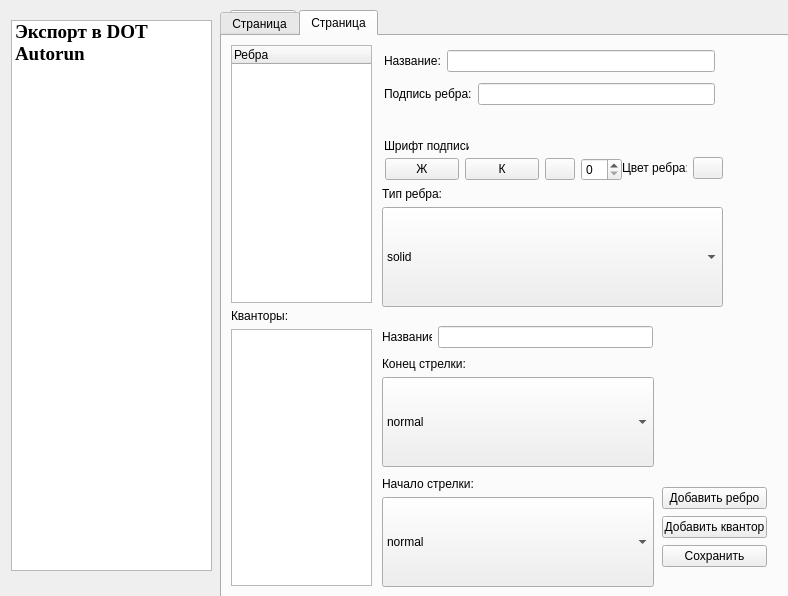
<?xml version="1.0" encoding="UTF-8"?>
<ui version="4.0">
 <class>SettingsForm</class>
 <widget class="QDialog" name="SettingsForm">
  <property name="geometry">
   <rect>
    <x>0</x>
    <y>0</y>
    <width>788</width>
    <height>596</height>
   </rect>
  </property>
  <property name="minimumSize">
   <size>
    <width>700</width>
    <height>510</height>
   </size>
  </property>
  <property name="maximumSize">
   <size>
    <width>834</width>
    <height>800</height>
   </size>
  </property>
  <property name="windowTitle">
   <string>Dialog</string>
  </property>
  <widget class="QListWidget" name="listWidget">
   <property name="geometry">
    <rect>
     <x>11</x>
     <y>20</y>
     <width>201</width>
     <height>551</height>
    </rect>
   </property>
   <item>
    <property name="text">
     <string>Экспорт в DOT</string>
    </property>
    <property name="font">
     <font>
      <family>Times New Roman</family>
      <pointsize>14</pointsize>
      <weight>75</weight>
      <bold>true</bold>
     </font>
    </property>
   </item>
   <item>
    <property name="text">
     <string>Autorun</string>
    </property>
    <property name="font">
     <font>
      <family>Times New Roman</family>
      <pointsize>14</pointsize>
      <weight>75</weight>
      <bold>true</bold>
     </font>
    </property>
   </item>
  </widget>
  <widget class="QTabWidget" name="tabWidget">
   <property name="geometry">
    <rect>
     <x>220</x>
     <y>10</y>
     <width>650</width>
     <height>650</height>
    </rect>
   </property>
   <property name="maximumSize">
    <size>
     <width>16777215</width>
     <height>650</height>
    </size>
   </property>
   <property name="currentIndex">
    <number>1</number>
   </property>
   <widget class="QWidget" name="tab_3">
    <attribute name="title">
     <string>Страница</string>
    </attribute>
    <widget class="QTreeWidget" name="uzeltree">
     <property name="geometry">
      <rect>
       <x>9</x>
       <y>9</y>
       <width>171</width>
       <height>431</height>
      </rect>
     </property>
     <column>
      <property name="text">
       <string notr="true">Тип узлов</string>
      </property>
     </column>
    </widget>
    <widget class="QWidget" name="layoutWidget">
     <property name="geometry">
      <rect>
       <x>190</x>
       <y>10</y>
       <width>321</width>
       <height>41</height>
      </rect>
     </property>
     <layout class="QGridLayout" name="gridLayout">
      <item row="0" column="0">
       <widget class="QLabel" name="label_5">
        <property name="text">
         <string>Наименование:</string>
        </property>
       </widget>
      </item>
      <item row="1" column="0">
       <widget class="QLineEdit" name="lineEdit"/>
      </item>
     </layout>
    </widget>
    <widget class="QWidget" name="layoutWidget">
     <property name="geometry">
      <rect>
       <x>190</x>
       <y>60</y>
       <width>101</width>
       <height>41</height>
      </rect>
     </property>
     <layout class="QGridLayout" name="gridLayout_5">
      <item row="0" column="0">
       <widget class="QLabel" name="label">
        <property name="text">
         <string>Цвет рамки:</string>
        </property>
       </widget>
      </item>
      <item row="0" column="1">
       <widget class="QPushButton" name="line_color">
        <property name="maximumSize">
         <size>
          <width>30</width>
          <height>16777215</height>
         </size>
        </property>
        <property name="text">
         <string/>
        </property>
       </widget>
      </item>
     </layout>
    </widget>
    <widget class="QWidget" name="layoutWidget">
     <property name="geometry">
      <rect>
       <x>300</x>
       <y>60</y>
       <width>97</width>
       <height>41</height>
      </rect>
     </property>
     <layout class="QGridLayout" name="gridLayout_6">
      <item row="0" column="0">
       <widget class="QLabel" name="label_4">
        <property name="text">
         <string>Цвет фона:</string>
        </property>
       </widget>
      </item>
      <item row="0" column="1">
       <widget class="QPushButton" name="back_color">
        <property name="maximumSize">
         <size>
          <width>30</width>
          <height>16777215</height>
         </size>
        </property>
        <property name="text">
         <string/>
        </property>
       </widget>
      </item>
     </layout>
    </widget>
    <widget class="QWidget" name="layoutWidget">
     <property name="geometry">
      <rect>
       <x>190</x>
       <y>110</y>
       <width>366</width>
       <height>221</height>
      </rect>
     </property>
     <layout class="QGridLayout" name="gridLayout_7">
      <item row="0" column="0">
       <widget class="QLabel" name="label_2">
        <property name="text">
         <string>Представление:</string>
        </property>
       </widget>
      </item>
      <item row="1" column="0">
       <widget class="QComboBox" name="figurebox">
        <property name="maximumSize">
         <size>
          <width>405</width>
          <height>200</height>
         </size>
        </property>
        <property name="styleSheet">
         <string notr="true"/>
        </property>
        <property name="maxVisibleItems">
         <number>5</number>
        </property>
        <property name="iconSize">
         <size>
          <width>270</width>
          <height>500</height>
         </size>
        </property>
        <property name="frame">
         <bool>true</bool>
        </property>
        <property name="modelColumn">
         <number>0</number>
        </property>
        <item>
         <property name="text">
          <string>triangle</string>
         </property>
         <property name="icon">
          <iconset resource="vz.qrc">
           <normaloff>:/Images/images/triangle_uzel.PNG</normaloff>:/Images/images/triangle_uzel.PNG</iconset>
         </property>
        </item>
        <item>
         <property name="text">
          <string>parallelogram</string>
         </property>
         <property name="icon">
          <iconset resource="vz.qrc">
           <normaloff>:/Images/images/parallelogram_uzel.PNG</normaloff>:/Images/images/parallelogram_uzel.PNG</iconset>
         </property>
        </item>
        <item>
         <property name="text">
          <string>folder</string>
         </property>
         <property name="icon">
          <iconset resource="vz.qrc">
           <normaloff>:/Images/images/folder_uzel.PNG</normaloff>:/Images/images/folder_uzel.PNG</iconset>
         </property>
        </item>
        <item>
         <property name="text">
          <string>ellipse</string>
         </property>
         <property name="icon">
          <iconset resource="vz.qrc">
           <normaloff>:/Images/images/elipse_uzel.PNG</normaloff>:/Images/images/elipse_uzel.PNG</iconset>
         </property>
        </item>
        <item>
         <property name="text">
          <string>circle</string>
         </property>
         <property name="icon">
          <iconset resource="vz.qrc">
           <normaloff>:/Images/images/circle_uzel.PNG</normaloff>:/Images/images/circle_uzel.PNG</iconset>
         </property>
        </item>
        <item>
         <property name="text">
          <string>egg</string>
         </property>
         <property name="icon">
          <iconset resource="vz.qrc">
           <normaloff>:/Images/images/egg_uzel.PNG</normaloff>:/Images/images/egg_uzel.PNG</iconset>
         </property>
        </item>
        <item>
         <property name="text">
          <string>house</string>
         </property>
         <property name="icon">
          <iconset resource="vz.qrc">
           <normaloff>:/Images/images/house_uzel.PNG</normaloff>:/Images/images/house_uzel.PNG</iconset>
         </property>
        </item>
        <item>
         <property name="text">
          <string>plaintext</string>
         </property>
         <property name="icon">
          <iconset resource="vz.qrc">
           <normaloff>:/Images/images/plaintext_uzel.PNG</normaloff>:/Images/images/plaintext_uzel.PNG</iconset>
         </property>
        </item>
        <item>
         <property name="text">
          <string>octagon</string>
         </property>
         <property name="icon">
          <iconset resource="vz.qrc">
           <normaloff>:/Images/images/octagon_uzel.PNG</normaloff>:/Images/images/octagon_uzel.PNG</iconset>
         </property>
        </item>
        <item>
         <property name="text">
          <string>Msquare</string>
         </property>
         <property name="icon">
          <iconset resource="vz.qrc">
           <normaloff>:/Images/images/msquare_uzel.PNG</normaloff>:/Images/images/msquare_uzel.PNG</iconset>
         </property>
        </item>
        <item>
         <property name="text">
          <string>polygon</string>
         </property>
         <property name="icon">
          <iconset resource="vz.qrc">
           <normaloff>:/Images/images/polygon_uzel.PNG</normaloff>:/Images/images/polygon_uzel.PNG</iconset>
         </property>
        </item>
        <item>
         <property name="text">
          <string>note</string>
         </property>
         <property name="icon">
          <iconset resource="vz.qrc">
           <normaloff>:/Images/images/note_uzel.PNG</normaloff>:/Images/images/note_uzel.PNG</iconset>
         </property>
        </item>
        <item>
         <property name="text">
          <string/>
         </property>
        </item>
       </widget>
      </item>
     </layout>
    </widget>
    <widget class="QWidget" name="layoutWidget">
     <property name="geometry">
      <rect>
       <x>190</x>
       <y>340</y>
       <width>237</width>
       <height>44</height>
      </rect>
     </property>
     <layout class="QGridLayout" name="gridLayout_8">
      <item row="1" column="0">
       <widget class="QPushButton" name="boldfont">
        <property name="styleSheet">
         <string notr="true">font: bold 8pt &quot;MS Shell Dlg 2&quot;;</string>
        </property>
        <property name="text">
         <string>Ж</string>
        </property>
        <property name="checkable">
         <bool>true</bool>
        </property>
       </widget>
      </item>
      <item row="0" column="0">
       <widget class="QLabel" name="label_3">
        <property name="text">
         <string>Шрифт:</string>
        </property>
       </widget>
      </item>
      <item row="1" column="2">
       <widget class="QSpinBox" name="textcont"/>
      </item>
      <item row="1" column="1">
       <widget class="QPushButton" name="italicfont">
        <property name="styleSheet">
         <string notr="true">font: italic 8pt &quot;MS Shell Dlg 2&quot;;</string>
        </property>
        <property name="text">
         <string>К</string>
        </property>
        <property name="checkable">
         <bool>true</bool>
        </property>
       </widget>
      </item>
      <item row="1" column="3">
       <widget class="QPushButton" name="nodetext_color">
        <property name="maximumSize">
         <size>
          <width>30</width>
          <height>16777215</height>
         </size>
        </property>
        <property name="text">
         <string/>
        </property>
       </widget>
      </item>
     </layout>
    </widget>
    <widget class="QWidget" name="layoutWidget">
     <property name="geometry">
      <rect>
       <x>190</x>
       <y>390</y>
       <width>261</width>
       <height>54</height>
      </rect>
     </property>
     <layout class="QGridLayout" name="gridLayout_9">
      <item row="2" column="0">
       <widget class="QPushButton" name="pushButton">
        <property name="text">
         <string>Добавить узел</string>
        </property>
       </widget>
      </item>
      <item row="2" column="1">
       <widget class="QPushButton" name="SaveButton">
        <property name="text">
         <string>Сохранить</string>
        </property>
       </widget>
      </item>
     </layout>
    </widget>
   </widget>
   <widget class="QWidget" name="tab">
    <attribute name="title">
     <string>Страница</string>
    </attribute>
    <widget class="QLabel" name="label_11">
     <property name="geometry">
      <rect>
       <x>162</x>
       <y>102</y>
       <width>85</width>
       <height>16</height>
      </rect>
     </property>
     <property name="text">
      <string>Шрифт подписи:</string>
     </property>
    </widget>
    <widget class="QWidget" name="layoutWidget">
     <property name="geometry">
      <rect>
       <x>162</x>
       <y>9</y>
       <width>331</width>
       <height>67</height>
      </rect>
     </property>
     <layout class="QGridLayout" name="gridLayout_2">
      <item row="1" column="0" colspan="2">
       <widget class="QLabel" name="label_10">
        <property name="text">
         <string>Подпись ребра:</string>
        </property>
       </widget>
      </item>
      <item row="0" column="1" colspan="2">
       <widget class="QLineEdit" name="edgename"/>
      </item>
      <item row="1" column="2">
       <widget class="QLineEdit" name="edgetext"/>
      </item>
      <item row="0" column="0">
       <widget class="QLabel" name="label_7">
        <property name="text">
         <string>Название:</string>
        </property>
       </widget>
      </item>
     </layout>
    </widget>
    <widget class="QWidget" name="layoutWidget">
     <property name="geometry">
      <rect>
       <x>163</x>
       <y>121</y>
       <width>237</width>
       <height>25</height>
      </rect>
     </property>
     <layout class="QGridLayout" name="gridLayout_3">
      <item row="0" column="0">
       <widget class="QPushButton" name="boldfont_2">
        <property name="styleSheet">
         <string notr="true">font: bold 8pt &quot;MS Shell Dlg 2&quot;;</string>
        </property>
        <property name="text">
         <string>Ж</string>
        </property>
        <property name="checkable">
         <bool>true</bool>
        </property>
       </widget>
      </item>
      <item row="0" column="1">
       <widget class="QPushButton" name="italicfont_2">
        <property name="styleSheet">
         <string notr="true">font: italic 8pt &quot;MS Shell Dlg 2&quot;;</string>
        </property>
        <property name="text">
         <string>К</string>
        </property>
        <property name="checkable">
         <bool>true</bool>
        </property>
       </widget>
      </item>
      <item row="0" column="2">
       <widget class="QPushButton" name="font_color">
        <property name="maximumSize">
         <size>
          <width>30</width>
          <height>16777215</height>
         </size>
        </property>
        <property name="text">
         <string/>
        </property>
       </widget>
      </item>
      <item row="0" column="3">
       <widget class="QSpinBox" name="textcont_2"/>
      </item>
     </layout>
    </widget>
    <widget class="QWidget" name="layoutWidget">
     <property name="geometry">
      <rect>
       <x>400</x>
       <y>120</y>
       <width>101</width>
       <height>25</height>
      </rect>
     </property>
     <layout class="QGridLayout" name="gridLayout_4">
      <item row="0" column="0">
       <widget class="QLabel" name="label_8">
        <property name="text">
         <string>Цвет ребра:</string>
        </property>
       </widget>
      </item>
      <item row="0" column="1">
       <widget class="QPushButton" name="edge_color">
        <property name="maximumSize">
         <size>
          <width>30</width>
          <height>16777215</height>
         </size>
        </property>
        <property name="text">
         <string/>
        </property>
       </widget>
      </item>
     </layout>
    </widget>
    <widget class="QWidget" name="layoutWidget">
     <property name="geometry">
      <rect>
       <x>160</x>
       <y>320</y>
       <width>272</width>
       <height>111</height>
      </rect>
     </property>
     <layout class="QGridLayout" name="gridLayout_11">
      <item row="0" column="0">
       <widget class="QLabel" name="label_12">
        <property name="text">
         <string>Конец стрелки:</string>
        </property>
       </widget>
      </item>
      <item row="1" column="0">
       <widget class="QComboBox" name="comboBox">
        <property name="minimumSize">
         <size>
          <width>100</width>
          <height>90</height>
         </size>
        </property>
        <property name="maxVisibleItems">
         <number>5</number>
        </property>
        <property name="iconSize">
         <size>
          <width>200</width>
          <height>200</height>
         </size>
        </property>
        <item>
         <property name="text">
          <string>normal</string>
         </property>
         <property name="icon">
          <iconset resource="vz.qrc">
           <normaloff>:/Images/images/edge/normal.PNG</normaloff>:/Images/images/edge/normal.PNG</iconset>
         </property>
        </item>
        <item>
         <property name="text">
          <string>box</string>
         </property>
         <property name="icon">
          <iconset resource="vz.qrc">
           <normaloff>:/Images/images/edge/box.PNG</normaloff>:/Images/images/edge/box.PNG</iconset>
         </property>
        </item>
        <item>
         <property name="text">
          <string>crow</string>
         </property>
         <property name="icon">
          <iconset resource="vz.qrc">
           <normaloff>:/Images/images/edge/crow.PNG</normaloff>:/Images/images/edge/crow.PNG</iconset>
         </property>
        </item>
        <item>
         <property name="text">
          <string>tee</string>
         </property>
         <property name="icon">
          <iconset resource="vz.qrc">
           <normaloff>:/Images/images/edge/tee.PNG</normaloff>:/Images/images/edge/tee.PNG</iconset>
         </property>
        </item>
        <item>
         <property name="text">
          <string>vee</string>
         </property>
         <property name="icon">
          <iconset resource="vz.qrc">
           <normaloff>:/Images/images/edge/vee.PNG</normaloff>:/Images/images/edge/vee.PNG</iconset>
         </property>
        </item>
        <item>
         <property name="text">
          <string>halfopen</string>
         </property>
         <property name="icon">
          <iconset resource="vz.qrc">
           <normaloff>:/images/edge/halfopen.PNG</normaloff>:/images/edge/halfopen.PNG</iconset>
         </property>
        </item>
        <item>
         <property name="text">
          <string>odiamond</string>
         </property>
         <property name="icon">
          <iconset resource="vz.qrc">
           <normaloff>:/images/edge/odiamond.PNG</normaloff>:/images/edge/odiamond.PNG</iconset>
         </property>
        </item>
        <item>
         <property name="text">
          <string>ediamond</string>
         </property>
         <property name="icon">
          <iconset resource="vz.qrc">
           <normaloff>:/images/edge/ediamond.PNG</normaloff>:/images/edge/ediamond.PNG</iconset>
         </property>
        </item>
        <item>
         <property name="text">
          <string>invempty</string>
         </property>
         <property name="icon">
          <iconset resource="vz.qrc">
           <normaloff>:/images/edge/invempty.PNG</normaloff>:/images/edge/invempty.PNG</iconset>
         </property>
        </item>
        <item>
         <property name="text">
          <string>obox</string>
         </property>
         <property name="icon">
          <iconset resource="vz.qrc">
           <normaloff>:/images/edge/obox.PNG</normaloff>:/images/edge/obox.PNG</iconset>
         </property>
        </item>
        <item>
         <property name="text">
          <string>invodot</string>
         </property>
         <property name="icon">
          <iconset resource="vz.qrc">
           <normaloff>:/images/edge/invodot.PNG</normaloff>:/images/edge/invodot.PNG</iconset>
         </property>
        </item>
        <item>
         <property name="text">
          <string>inv</string>
         </property>
         <property name="icon">
          <iconset resource="vz.qrc">
           <normaloff>:/images/edge/inv.PNG</normaloff>:/images/edge/inv.PNG</iconset>
         </property>
        </item>
        <item>
         <property name="text">
          <string>none</string>
         </property>
         <property name="icon">
          <iconset resource="vz.qrc">
           <normaloff>:/images/edge/none.PNG</normaloff>:/images/edge/none.PNG</iconset>
         </property>
        </item>
        <item>
         <property name="text">
          <string>dot</string>
         </property>
         <property name="icon">
          <iconset resource="vz.qrc">
           <normaloff>:/Images/images/edge/dot.PNG</normaloff>:/Images/images/edge/dot.PNG</iconset>
         </property>
        </item>
        <item>
         <property name="text">
          <string>diamond</string>
         </property>
         <property name="icon">
          <iconset resource="vz.qrc">
           <normaloff>:/Images/images/edge/diamond.PNG</normaloff>:/Images/images/edge/diamond.PNG</iconset>
         </property>
        </item>
       </widget>
      </item>
     </layout>
    </widget>
    <widget class="QWidget" name="layoutWidget">
     <property name="geometry">
      <rect>
       <x>160</x>
       <y>440</y>
       <width>272</width>
       <height>111</height>
      </rect>
     </property>
     <layout class="QGridLayout" name="gridLayout_12">
      <item row="0" column="0">
       <widget class="QLabel" name="label_15">
        <property name="text">
         <string>Начало стрелки:</string>
        </property>
       </widget>
      </item>
      <item row="1" column="0">
       <widget class="QComboBox" name="start_arrow_box">
        <property name="minimumSize">
         <size>
          <width>100</width>
          <height>90</height>
         </size>
        </property>
        <property name="maxVisibleItems">
         <number>5</number>
        </property>
        <property name="iconSize">
         <size>
          <width>200</width>
          <height>200</height>
         </size>
        </property>
        <item>
         <property name="text">
          <string>normal</string>
         </property>
         <property name="icon">
          <iconset resource="vz.qrc">
           <normaloff>:/Images/images/edge/normal.PNG</normaloff>:/Images/images/edge/normal.PNG</iconset>
         </property>
        </item>
        <item>
         <property name="text">
          <string>box</string>
         </property>
         <property name="icon">
          <iconset resource="vz.qrc">
           <normaloff>:/Images/images/edge/box.PNG</normaloff>:/Images/images/edge/box.PNG</iconset>
         </property>
        </item>
        <item>
         <property name="text">
          <string>crow</string>
         </property>
         <property name="icon">
          <iconset resource="vz.qrc">
           <normaloff>:/Images/images/edge/crow.PNG</normaloff>:/Images/images/edge/crow.PNG</iconset>
         </property>
        </item>
        <item>
         <property name="text">
          <string>tee</string>
         </property>
         <property name="icon">
          <iconset resource="vz.qrc">
           <normaloff>:/Images/images/edge/tee.PNG</normaloff>:/Images/images/edge/tee.PNG</iconset>
         </property>
        </item>
        <item>
         <property name="text">
          <string>vee</string>
         </property>
         <property name="icon">
          <iconset resource="vz.qrc">
           <normaloff>:/Images/images/edge/vee.PNG</normaloff>:/Images/images/edge/vee.PNG</iconset>
         </property>
        </item>
        <item>
         <property name="text">
          <string>halfopen</string>
         </property>
         <property name="icon">
          <iconset resource="vz.qrc">
           <normaloff>:/images/edge/halfopen.PNG</normaloff>:/images/edge/halfopen.PNG</iconset>
         </property>
        </item>
        <item>
         <property name="text">
          <string>odiamond</string>
         </property>
         <property name="icon">
          <iconset resource="vz.qrc">
           <normaloff>:/images/edge/odiamond.PNG</normaloff>:/images/edge/odiamond.PNG</iconset>
         </property>
        </item>
        <item>
         <property name="text">
          <string>ediamond</string>
         </property>
         <property name="icon">
          <iconset resource="vz.qrc">
           <normaloff>:/images/edge/ediamond.PNG</normaloff>:/images/edge/ediamond.PNG</iconset>
         </property>
        </item>
        <item>
         <property name="text">
          <string>invempty</string>
         </property>
         <property name="icon">
          <iconset resource="vz.qrc">
           <normaloff>:/images/edge/invempty.PNG</normaloff>:/images/edge/invempty.PNG</iconset>
         </property>
        </item>
        <item>
         <property name="text">
          <string>obox</string>
         </property>
         <property name="icon">
          <iconset resource="vz.qrc">
           <normaloff>:/images/edge/obox.PNG</normaloff>:/images/edge/obox.PNG</iconset>
         </property>
        </item>
        <item>
         <property name="text">
          <string>invodot</string>
         </property>
         <property name="icon">
          <iconset resource="vz.qrc">
           <normaloff>:/images/edge/invodot.PNG</normaloff>:/images/edge/invodot.PNG</iconset>
         </property>
        </item>
        <item>
         <property name="text">
          <string>inv</string>
         </property>
         <property name="icon">
          <iconset resource="vz.qrc">
           <normaloff>:/images/edge/inv.PNG</normaloff>:/images/edge/inv.PNG</iconset>
         </property>
        </item>
        <item>
         <property name="text">
          <string>none</string>
         </property>
         <property name="icon">
          <iconset resource="vz.qrc">
           <normaloff>:/images/edge/none.PNG</normaloff>:/images/edge/none.PNG</iconset>
         </property>
        </item>
        <item>
         <property name="text">
          <string>dot</string>
         </property>
         <property name="icon">
          <iconset resource="vz.qrc">
           <normaloff>:/Images/images/edge/dot.PNG</normaloff>:/Images/images/edge/dot.PNG</iconset>
         </property>
        </item>
        <item>
         <property name="text">
          <string>diamond</string>
         </property>
         <property name="icon">
          <iconset resource="vz.qrc">
           <normaloff>:/Images/images/edge/diamond.PNG</normaloff>:/Images/images/edge/diamond.PNG</iconset>
         </property>
        </item>
       </widget>
      </item>
     </layout>
    </widget>
    <widget class="QWidget" name="layoutWidget">
     <property name="geometry">
      <rect>
       <x>440</x>
       <y>450</y>
       <width>105</width>
       <height>83</height>
      </rect>
     </property>
     <layout class="QGridLayout" name="gridLayout_13">
      <item row="0" column="0">
       <widget class="QPushButton" name="pushButton_2">
        <property name="text">
         <string>Добавить ребро</string>
        </property>
       </widget>
      </item>
      <item row="1" column="0">
       <widget class="QPushButton" name="Add_quant">
        <property name="text">
         <string>Добавить квантор</string>
        </property>
       </widget>
      </item>
      <item row="2" column="0">
       <widget class="QPushButton" name="pushButton_3">
        <property name="text">
         <string>Сохранить</string>
        </property>
       </widget>
      </item>
     </layout>
    </widget>
    <widget class="QWidget" name="layoutWidget">
     <property name="geometry">
      <rect>
       <x>160</x>
       <y>290</y>
       <width>271</width>
       <height>22</height>
      </rect>
     </property>
     <layout class="QGridLayout" name="gridLayout_14">
      <item row="0" column="0">
       <widget class="QLabel" name="label_14">
        <property name="maximumSize">
         <size>
          <width>50</width>
          <height>16777215</height>
         </size>
        </property>
        <property name="text">
         <string>Название:</string>
        </property>
       </widget>
      </item>
      <item row="0" column="1">
       <widget class="QLineEdit" name="quant_name"/>
      </item>
     </layout>
    </widget>
    <widget class="QWidget" name="layoutWidget">
     <property name="geometry">
      <rect>
       <x>160</x>
       <y>150</y>
       <width>341</width>
       <height>121</height>
      </rect>
     </property>
     <layout class="QGridLayout" name="gridLayout_15">
      <item row="0" column="0">
       <widget class="QLabel" name="label_9">
        <property name="text">
         <string>Тип ребра:</string>
        </property>
       </widget>
      </item>
      <item row="1" column="0">
       <widget class="QComboBox" name="edgetype">
        <property name="minimumSize">
         <size>
          <width>100</width>
          <height>100</height>
         </size>
        </property>
        <property name="maxVisibleItems">
         <number>4</number>
        </property>
        <property name="iconSize">
         <size>
          <width>270</width>
          <height>500</height>
         </size>
        </property>
        <item>
         <property name="text">
          <string>solid</string>
         </property>
         <property name="icon">
          <iconset resource="vz.qrc">
           <normaloff>:/Images/images/edge/solid.PNG</normaloff>:/Images/images/edge/solid.PNG</iconset>
         </property>
        </item>
        <item>
         <property name="text">
          <string>dotted</string>
         </property>
         <property name="icon">
          <iconset resource="vz.qrc">
           <normaloff>:/Images/images/edge/dotted.PNG</normaloff>:/Images/images/edge/dotted.PNG</iconset>
         </property>
        </item>
        <item>
         <property name="text">
          <string>bold</string>
         </property>
         <property name="icon">
          <iconset resource="vz.qrc">
           <normaloff>:/Images/images/edge/bold.PNG</normaloff>:/Images/images/edge/bold.PNG</iconset>
         </property>
        </item>
        <item>
         <property name="text">
          <string>dashed</string>
         </property>
         <property name="icon">
          <iconset resource="vz.qrc">
           <normaloff>:/Images/images/edge/dashed.PNG</normaloff>:/Images/images/edge/dashed.PNG</iconset>
         </property>
        </item>
        <item>
         <property name="text">
          <string/>
         </property>
        </item>
       </widget>
      </item>
     </layout>
    </widget>
    <widget class="QWidget" name="layoutWidget">
     <property name="geometry">
      <rect>
       <x>9</x>
       <y>9</y>
       <width>141</width>
       <height>541</height>
      </rect>
     </property>
     <layout class="QGridLayout" name="gridLayout_10">
      <item row="0" column="0">
       <widget class="QTreeWidget" name="edgestree">
        <column>
         <property name="text">
          <string>Ребра</string>
         </property>
        </column>
       </widget>
      </item>
      <item row="1" column="0">
       <widget class="QLabel" name="label_13">
        <property name="text">
         <string>Кванторы:</string>
        </property>
       </widget>
      </item>
      <item row="2" column="0">
       <widget class="QListWidget" name="quant_list"/>
      </item>
     </layout>
    </widget>
    <zorder>layoutWidget</zorder>
    <zorder>layoutWidget</zorder>
    <zorder>layoutWidget</zorder>
    <zorder>layoutWidget</zorder>
    <zorder>layoutWidget</zorder>
    <zorder>layoutWidget</zorder>
    <zorder>layoutWidget</zorder>
    <zorder>layoutWidget</zorder>
    <zorder>layoutWidget</zorder>
    <zorder>label_11</zorder>
   </widget>
  </widget>
  <widget class="QTabWidget" name="tab_open_db">
   <property name="geometry">
    <rect>
     <x>230</x>
     <y>10</y>
     <width>591</width>
     <height>691</height>
    </rect>
   </property>
   <property name="currentIndex">
    <number>0</number>
   </property>
   <widget class="QWidget" name="tab_2">
    <attribute name="title">
     <string>Autorun</string>
    </attribute>
    <widget class="QPushButton" name="push_save_setting">
     <property name="geometry">
      <rect>
       <x>20</x>
       <y>250</y>
       <width>75</width>
       <height>23</height>
      </rect>
     </property>
     <property name="text">
      <string>Save</string>
     </property>
    </widget>
    <widget class="QCheckBox" name="check_file">
     <property name="geometry">
      <rect>
       <x>40</x>
       <y>30</y>
       <width>111</width>
       <height>17</height>
      </rect>
     </property>
     <property name="text">
      <string>Autorun DB?</string>
     </property>
    </widget>
    <widget class="QLineEdit" name="line_file_name">
     <property name="enabled">
      <bool>false</bool>
     </property>
     <property name="geometry">
      <rect>
       <x>20</x>
       <y>60</y>
       <width>113</width>
       <height>20</height>
      </rect>
     </property>
    </widget>
    <widget class="QPushButton" name="push_file">
     <property name="enabled">
      <bool>false</bool>
     </property>
     <property name="geometry">
      <rect>
       <x>160</x>
       <y>60</y>
       <width>75</width>
       <height>23</height>
      </rect>
     </property>
     <property name="text">
      <string>Select DB</string>
     </property>
    </widget>
   </widget>
  </widget>
  <zorder>tab_open_db</zorder>
  <zorder>listWidget</zorder>
  <zorder>tabWidget</zorder>
 </widget>
 <resources>
  <include location="vz.qrc"/>
 </resources>
 <connections/>
</ui>
